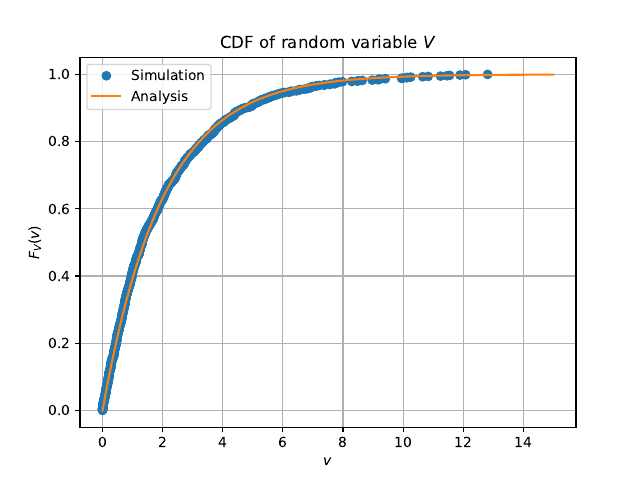

Generate this figure with Python:
import numpy as np
# import uniform distribution
from scipy.stats import uniform
from matplotlib import pyplot as plt


def ecdf(a):
    x, counts = np.unique(a, return_counts=True)
    cusum = np.cumsum(counts)
    return x, cusum / cusum[-1]

U = uniform.rvs(size=1000)
V=-2*np.log(1-U)
x, y = ecdf(V)
x = np.insert(x, 0, x[0])
y = np.insert(y, 0, 0.)
plt.plot(x, y,'o',label='Simulation')
plt.grid(True)
v=np.linspace(0,15,100)
plt.plot(v,1-np.exp(-v/2),label='Analysis')
plt.title("CDF of random variable $V$")
plt.xlabel("$v$")
plt.ylabel("$F_V(v)$")
plt.legend(loc='best')
plt.savefig('5.3.pdf')
plt.show()





